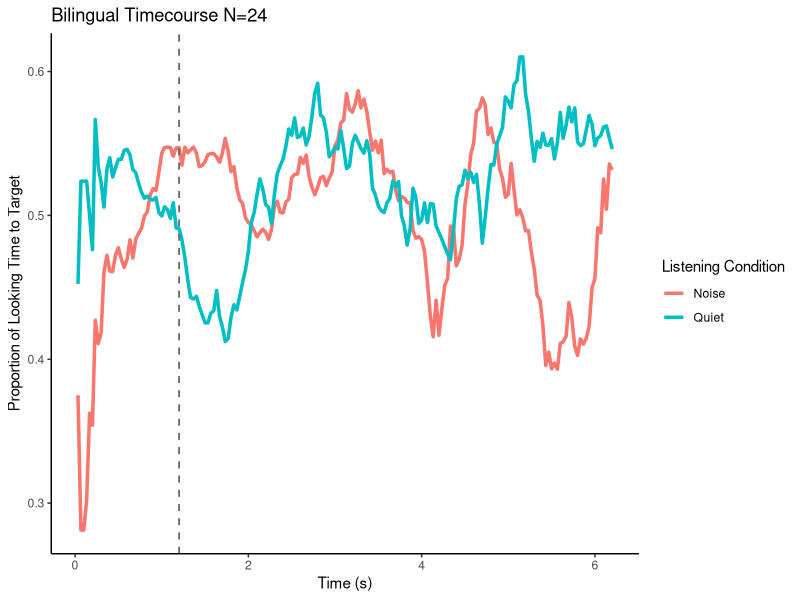

Here is the R script that generated this plot: (Note: this script raises an error after producing the figure.)
## ---- chunk 1
library(tidyverse)

#Reading in the timecourse output and plotting the bilingual timecourse in R.
btime <- read_csv(
  "bilingual_timecourse.csv",
  col_names = TRUE
)

btime <- btime %>%
  rename(condition = 1)

btime_long <- btime %>%
  pivot_longer(
    cols = -condition,
    names_to = "time",
    values_to = "looking_time"
  ) %>%
  mutate(
    time = as.numeric(time)
  )
## ---- chunk 2
#Reformatting the data so we can look at timecourse across quiet and noise conditions only.
btime_long <- btime_long %>%
  mutate(
    quiet_noise = case_when(
      str_starts(condition, "quiet") ~ "Quiet",
      str_starts(condition, "noise") ~ "Noise"
    )
  )
## ---- chunk 3
btime_plot <- btime_long %>%
  group_by(time, quiet_noise) %>%
  summarise(
    mean_looking = mean(looking_time, na.rm = TRUE),
    .groups = "drop"
  )
## ---- chunk 4
ggplot(btime_plot, aes(x = time, y = mean_looking, color = quiet_noise)) +
  geom_line(linewidth = 1.2) +
  geom_vline(
    xintercept = 1.2,
    linetype = "dashed",
    linewidth = 0.6,
    color = "gray40"
  ) +
  labs(
   title = "Bilingual Timecourse N=24",
   x = "Time (s)",
    y = "Proportion of Looking Time to Target",
    color = "Listening Condition"
  ) +
  theme_classic()
## ---- chunk 5
bwindow <- read.csv("bwindow.csv", header=TRUE,na.strings=c(""))

#remove rows based on NA in Participant column (empty rows)
bwindow <- bwindow %>% drop_na(Participant)

#remove trials that we don't want based on the name
bwindow <- bwindow[!bwindow$Trial.Type %in% c("baseline_1", "baseline_2", "baseline_3", "baseline_4","quiet_eye", "noise_eye", "noise_nose", "quiet_nose", "noise_milk", "noise_dog", "quiet_dog", "quiet_milk"),]

bwindow <- bwindow %>%
  mutate(
    quiet_noise = case_when(
      str_starts(Trial.Type, "quiet") ~ "Quiet",
      str_starts(Trial.Type, "noise") ~ "Noise"
    )
  )

rownames(bwindow) <- NULL
## ---- chunk 6
bwindow %>%
  group_by(quiet_noise) %>%
  summarise(
    mean_accuracy = mean(Type.Accuracy, na.rm = TRUE),
    .groups = "drop"
  )

# quiet_noise mean_accuracy
# Noise               0.528
# Quiet               0.521
## ---- chunk 7
#imputing data -> impute NaN values with the means of the type accuracy for that trial type (using simplified quiet_noise variable)
imputed_b <- bwindow %>%
  group_by(quiet_noise) %>%
  mutate(Type.Accuracy = ifelse(is.na(Type.Accuracy), mean(Type.Accuracy, na.rm = TRUE), Type.Accuracy))
## ---- chunk 8
# make z scores in order to check for outliers
imputed_b$z <- ave(imputed_b$Type.Accuracy, imputed_b$quiet_noise, FUN = function(x) (x - mean(x)) / sd(x))

#check for outliers
outliers_b <- imputed_b[abs(imputed_b$z) > 1.5, ]

#changed z score cut off to 1.5 to get rid of trials with accuracy of 0
#now there are 93 outlier trials 
# there were 0 outlier trials when z score cut off was set at 2
## ---- chunk 9
#remove outliers
imputed_b <- imputed_b[!paste(imputed_b$Participant, imputed_b$quiet_noise, imputed_b$Type.Accuracy) %in% paste(outliers_b$Participant, outliers_b$quiet_noise, outliers_b$Type.Accuracy), ]
## ---- chunk 10
imputed_b %>%
  group_by(quiet_noise) %>%
  summarise(
    mean_accuracy = mean(Type.Accuracy, na.rm = TRUE),
    .groups = "drop"
  )

#  quiet_noise mean_accuracy
# Noise               0.529
# Quiet               0.558
## ---- chunk 11
library(dplyr)
library(ggplot2)

# Calculate mean accuracy for each participant in each condition
acc_b <- imputed_b %>%
  group_by(Participant, quiet_noise) %>%
  summarize(
    Accuracy = mean(Type.Accuracy, na.rm = TRUE),
    .groups = "drop"
  )

# Plot
ggplot(acc_b,
       aes(x = quiet_noise,
           y = Accuracy,
           group = Participant)) +
  geom_line(alpha = .4) +
  geom_point(size = 2) +
  theme_classic() +
  labs(
    x = "Condition",
    y = "Mean Accuracy"
  )
## ---- chunk 12
diff_b <- acc_b %>%
  tidyr::pivot_wider(
    names_from = quiet_noise,
    values_from = Accuracy
  ) %>%
  mutate(
    NoiseDrop = Quiet - Noise
  ) %>%
  arrange(desc(NoiseDrop))

head(diff_b)
## ---- chunk 13
ggplot(diff_b,
       aes(x = reorder(Participant, NoiseDrop),
           y = NoiseDrop)) +
  geom_point() +
  coord_flip() +
  theme_classic() +
  labs(
    x = "Participant",
    y = "Quiet - Noise Accuracy"
  )
## ---- chunk 14
mtime <- read_csv(
  "monolingual_timecourse.csv",
  col_names = TRUE
)

mtime <- mtime %>%
  rename(condition = 1)

mtime_long <- mtime %>%
  pivot_longer(
    cols = -condition,
    names_to = "time",
    values_to = "looking_time"
  ) %>%
  mutate(
    time = as.numeric(time)
  )
## ---- chunk 15
#Reformatting the data so we can look at timecourse across quiet and noise conditions only.
mtime_long <- mtime_long %>%
  mutate(
    quiet_noise = case_when(
      str_starts(condition, "quiet") ~ "Quiet",
      str_starts(condition, "noise") ~ "Noise"
    )
  )
## ---- chunk 16
mtime_plot <- mtime_long %>%
  group_by(time, quiet_noise) %>%
  summarise(
    mean_looking = mean(looking_time, na.rm = TRUE),
    .groups = "drop"
  )
## ---- chunk 17
ggplot(mtime_plot, aes(x = time, y = mean_looking, color = quiet_noise)) +
  geom_line(linewidth = 1.2) +
  geom_vline(
    xintercept = 1.2,
    linetype = "dashed",
    linewidth = 0.6,
    color = "gray40"
  ) +
  labs(
   title = "Monolingual Timecourse N=28",
   x = "Time (s)",
    y = "Proportion of Looking Time to Target",
    color = "Listening Condition"
  ) +
  theme_classic()
## ---- chunk 18
mwindow <- read.csv("mwindow.csv", header=TRUE,na.strings=c(""))

#remove rows based on NA in Participant column (empty rows)
mwindow <- mwindow %>% drop_na(Participant)

#remove trials that we don't want based on the name
mwindow <- mwindow[!mwindow$Trial.Type %in% c("baseline_1", "baseline_2", "baseline_3", "baseline_4", "quiet_ojo", "noise_perro", "noise_nariz", "quiet_perro","quiet_nariz","noise_ojo", "quiet_leche", "noise_leche"),]

mwindow <- mwindow %>%
  mutate(
    quiet_noise = case_when(
      str_starts(Trial.Type, "quiet") ~ "Quiet",
      str_starts(Trial.Type, "noise") ~ "Noise"
    )
  )

rownames(mwindow) <- NULL
## ---- chunk 19
mwindow %>%
  group_by(quiet_noise) %>%
  summarise(
    mean_accuracy = mean(Type.Accuracy, na.rm = TRUE),
    .groups = "drop"
  )

#  quiet_noise mean_accuracy
# Noise               0.587
# Quiet               0.545
## ---- chunk 20
#imputing data -> impute NaN values with the means of the type accuracy for that trial type (using simplified quiet_noise variable)
imputed_m <- mwindow %>%
  group_by(quiet_noise) %>%
  mutate(Type.Accuracy = ifelse(is.na(Type.Accuracy), mean(Type.Accuracy, na.rm = TRUE), Type.Accuracy))
## ---- chunk 21
# make z scores in order to check for outliers
imputed_m$z <- ave(imputed_m$Type.Accuracy, imputed_m$quiet_noise, FUN = function(x) (x - mean(x)) / sd(x))

#check for outliers
outliers_m <- imputed_m[abs(imputed_m$z) > 1.5, ]

#there were 85 outlier trials for the monolingual group when i switched the z score cutoff to 1.5 instead of 2
## ---- chunk 22
#remove outliers
imputed_m <- imputed_m[!paste(imputed_m$Participant, imputed_m$quiet_noise, imputed_m$Type.Accuracy) %in% paste(outliers_m$Participant, outliers_m$quiet_noise, outliers_m$Type.Accuracy), ]
## ---- chunk 23
imputed_m %>%
  group_by(quiet_noise) %>%
  summarise(
    mean_accuracy = mean(Type.Accuracy, na.rm = TRUE),
    .groups = "drop"
  )

#  quiet_noise mean_accuracy
# Noise               0.592
# Quiet               0.563
## ---- chunk 24
# Calculate mean accuracy for each participant in each condition
acc_m <- imputed_m %>%
  group_by(Participant, quiet_noise) %>%
  summarize(
    Accuracy = mean(Type.Accuracy, na.rm = TRUE),
    .groups = "drop"
  )

# Plot
ggplot(acc_m,
       aes(x = quiet_noise,
           y = Accuracy,
           group = Participant)) +
  geom_line(alpha = .4) +
  geom_point(size = 2) +
  theme_classic() +
  labs(
    x = "Condition",
    y = "Mean Accuracy"
  )

## ---- chunk 25
diff_m <- acc_m %>%
  tidyr::pivot_wider(
    names_from = quiet_noise,
    values_from = Accuracy
  ) %>%
  mutate(
    NoiseDrop = Quiet - Noise
  ) %>%
  arrange(desc(NoiseDrop))

head(diff_m)
## ---- chunk 26
ggplot(diff_m,
       aes(x = reorder(Participant, NoiseDrop),
           y = NoiseDrop)) +
  geom_point() +
  coord_flip() +
  theme_classic() +
  labs(
    x = "Participant",
    y = "Quiet - Noise Accuracy"
  )
## ---- chunk 27
library(dplyr)
hab <- read.csv("hab.csv")
age <- read.csv("age.csv")
lena <- read.csv("lena.csv")
mcdi <- read.csv("mcdi.csv")

#79 participants (including V1 and V2 data points) with hab data
#this only includes kids who did habituate
hab <- hab %>%
  left_join(age, by = "Participant")

hab <- hab %>%
  left_join(lena, by = "Participant")

#which kids are missing lena data
hab %>%
  filter(is.na(noise_sum)) %>%
  pull(Participant)

#19 kids 
#[1] "M05ES"     "M08SA"     "M43EW"     "M47JJ"     "M48DZ"    
#[6] "M08SA_V2"  "M24JB_V2"  "M37JD_V2"  "B04DR"     "B06JR"    
#[11] "B10KG"     "B17YT"     "B22JR"     "B24EBR"    "B23RF"    
#[16] "B29NRP"    "B31ZR"     "B32NF"     "B12KRM_V2"

hab <- hab %>%
  left_join(mcdi, by = "Participant")

#which kids are missing mcdi data
hab %>%
  filter(is.na(mcdi)) %>%
  pull(Participant)

#32 kids 
#[1] "M11BLP"    "M22AS"     "M41GG"     "M43EW"     "M45DA"    
#[6] "M47JJ"     "M48DZ"     "M46CC"     "M12RO_V2"  "M13CY_V2" 
#[11] "M37JD_V2"  "B05ET"     "B10KG"     "B16LR"     "B17YT"    
#[16] "B18LS"     "B21HM"     "B22JR"     "B24EBR"    "B23RF"    
#[21] "B27KDS"    "B28APF"    "B30MR"     "B29NRP"    "B31ZR"    
#[26] "B34ES"     "B26GB"     "B32NF"     "B33KLH"    "B05ET_V2" 
#[31] "B11ARF_V2" "B12KRM_V2"

# add a language column
hab <- hab %>%
  mutate(
    language = case_when(
      grepl("^M", Participant) ~ "monolingual",
      grepl("^B", Participant) ~ "bilingual",
      TRUE ~ NA_character_
    )
  )
## ---- chunk 28
# creating age group bins
hab <- hab %>%
  mutate(
    age_group = case_when(
      age >= 8  & age < 13 ~ "8–12.9",
      age >= 13 & age < 19 ~ "13–18.9",
      age >= 19 & age < 27 ~ "19–26.9",
      TRUE ~ NA_character_
    ),
    age_group = factor(
      age_group,
      levels = c("8–12.9", "13–18.9", "19–26.9")
    )
  )


library(ggplot2)
ggplot(hab, aes(x = age)) +
  geom_histogram(binwidth = 1) +
  geom_rug() +
  theme_classic()
## ---- chunk 29
# seeing how many kids have a V2 data point for habit data 
hab$visit <- ifelse(grepl("_V2$", hab$Participant), "V2", "V1")

table(hab$language, hab$visit)

#            V1 V2
#bilingual   28  3
#monolingual 32 16

# pick one data point for each kid, look at which visit we got better quality data for 
# use it for all tasks (so also look at which visit we have a LENA for)
## ---- chunk 30
library(lme4)

m1 <- lm(nov_score ~ age * language, data = hab)
summary(m1)

m2 <- lm(hab_trials ~ age * language, data = hab)
summary(m2)

m3 <- lm(nov1 ~ age * language, data = hab)
summary(m3)
## ---- chunk 31
# subsetting data to run separate analyses
mono <- hab %>% filter(language == "monolingual")
bi   <- hab %>% filter(language == "bilingual")
## ---- chunk 32
m4 <- lm(nov_score ~ tv, data = bi)
summary(m4)
# tv main effect p=0.0525 for bilingual sample

m5 <- lm(nov_score ~ noise_sum, data = mono)
summary(m5)

m6 <- lm(hab_trials ~ tv, data = bi)
summary(m6)

m7 <- lm(hab_trials ~ noise_sum, data = mono)
summary(m7)

m8 <- lm(nov1 ~ tv, data = bi)
summary(m8)

m9 <- lm(nov1 ~ noise_sum, data = mono)
summary(m9)
## ---- chunk 33
library(ggplot2)

ggplot(hab, aes(x = language, y = nov_score)) +
  geom_boxplot(outlier.shape = NA) +
  geom_jitter(width = 0.1, alpha = 0.7) +
  labs(
    x = "Language Group",
    y = "Novelty Response Score",
    title = "Novelty Response Scores by Language Group"
  ) +
  theme_classic()
## ---- chunk 34
ggplot(hab, aes(x = age, y = nov_score, color = language)) +
  geom_point(size = 2, alpha = 0.7) +
  geom_smooth(method = "lm", se = TRUE) +
  labs(
    x = "Age (months)",
    y = "Novelty Response Score",
    color = "Language Group"
  ) +
  theme_classic()
## ---- chunk 35
ggplot(hab, aes(x = age_group, y = nov_score, color = language)) +
  geom_boxplot(position = position_dodge(width = 0.8),
               outlier.shape = NA) +
  geom_jitter(position = position_jitterdodge(
    jitter.width = 0.15,
    dodge.width = 0.8
  ),
  alpha = 0.7) +
  labs(
    x = "Age Group (months)",
    y = "Novelty Response Score",
    color = "Language Group"
  ) +
  theme_classic()

## ---- chunk 36
ggplot(hab, aes(x = noise_sum, y = nov_score, color = language)) +
  geom_point(size = 2, alpha = 0.7) +
  geom_smooth(method = "lm", se = TRUE) +
  labs(
    x = "LENA Total Noise",
    y = "Novelty Response Score",
    color = "Language Group"
  ) +
  theme_classic()
## ---- chunk 37
ggplot(hab, aes(x = tv, y = nov_score, color = language)) +
  geom_point(size = 2, alpha = 0.7) +
  geom_smooth(method = "lm", se = TRUE) +
  labs(
    x = "LENA TV Noise",
    y = "Novelty Response Score",
    color = "Language Group"
  ) +
  theme_classic()
